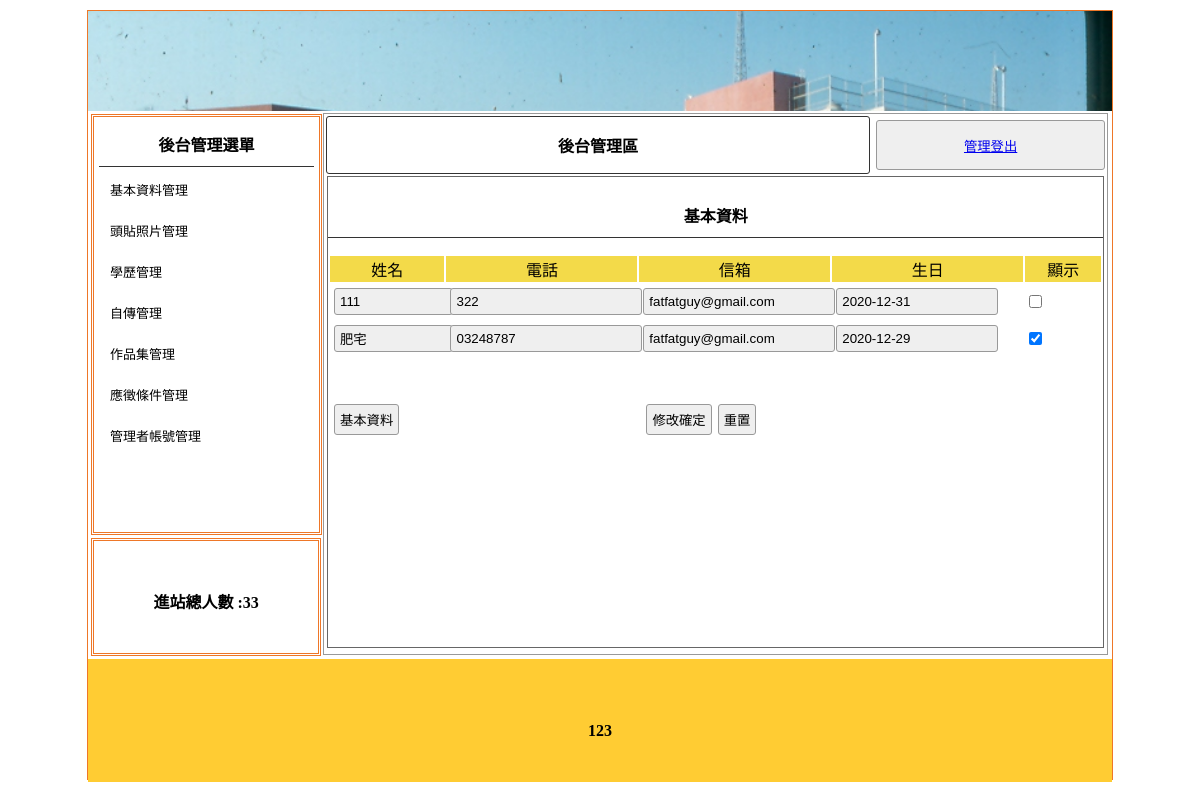
/backend.php?do=self, run on the app's committed database.
### tables this page shows
CREATE TABLE `title` (
  `id` int(11) UNSIGNED NOT NULL,
  `text` text NOT NULL,
  `img` text NOT NULL,
  `sh` int(1) NOT NULL
);

CREATE TABLE `total` (
  `id` int(11) UNSIGNED NOT NULL,
  `total` int(11) UNSIGNED NOT NULL
);

CREATE TABLE `self` (
  `id` int(11) UNSIGNED NOT NULL,
  `name` text NOT NULL,
  `tel` text NOT NULL,
  `email` text NOT NULL,
  `birth` date NOT NULL,
  `sh` int(1) NOT NULL
);

CREATE TABLE `bottom` (
  `id` int(11) UNSIGNED NOT NULL,
  `bottom` text NOT NULL
);

### base.php (called while the page is built, shortened)
<?php
$tstr=[
    'title'=>"網站標題管理",
    'ad'=>"動態文字管理",
    'mvim'=>"動畫圖片管理",
    'image'=>"校園映像圖片管理",
    'total'=>"進站人數管理",
    'bottom'=>"頁尾版權文字管理",
    'news'=>"最新管理",
    'admin'=>"管理者管理",
    'menu'=>"選單管理",
    'self'=>"基本資料",
    'hshot'=>"頭貼照片",
    'auto'=>"自傳內容",
    'edu'=>"學歷資料",
    'job'=>"求職條件",
    'job'=>"求職條件",
    'prof'=>"作品資料",
];
$addstr=[
    'title'=>"新增網站標題",
    'ad'=>"新增動態文字",
    'mvim'=>"新增動畫圖片",
    'image'=>"新增校園映像圖片",
    'total'=>"新增進站人數",
    'bottom'=>"新增頁尾版權文字",
    'news'=>"新增最新消息",
    'admin'=>"新增管理者",
    'menu'=>"新增選單",
    'self'=>"基本資料",
    'hshot'=>"頭貼照片",
    'auto'=>"自傳內容",
    'edu'=>"學歷資料",
    'job'=>"求職條件",
    'prof'=>"作品資料",
];
class DB{
    protected $table;
    protected $dsn="mysql:host=localhost;dbname=db88;charset=utf8";
    protected $pdo;
    function __construct($table){
        $this->table=$table;
        $this->pdo=new PDO($this->dsn,'root','');
    }
    function all(...$arg){
        $sql="select * from $this->table ";
        return $this->pdo->query($sql)->fetchAll();
    }
    function find($id){
        $sql="select * from $this->table ";
        if(is_array($id)){
            foreach($id as $key => $value){
                $tmp[]=sprintf("`%s`='%s'",$key,$value);
            }
            $sql .= " where ".implode(" && ",$tmp);
        }else{
            $sql .= " where `id`='$id'";
        }
        return $this->pdo->query($sql)->fetch(PDO::FETCH_ASSOC);
    }
}
$Title=new DB("title");
$Total=new DB("total");
$Bottom=new DB("bottom");
$Self=new DB("self");
?>

### backend.php (the view, shortened to what this page needs)
<?php include_once "base.php";?>
<!DOCTYPE html
    PUBLIC "-//W3C//DTD XHTML 1.0 Transitional//EN" "http://www.w3.org/TR/xhtml1/DTD/xhtml1-transitional.dtd">
<html xmlns="http://www.w3.org/1999/xhtml">
<head>
    <link href="./css/css.css" rel="stylesheet" type="text/css">
</head>
<body>
    <div id="main">
        <a title="<?=$Title->find(['sh'=>1])['text'];?>" href="index.php">
            <div class="ti" style="background:url(&#39;img/<?=$Title->find(['sh'=>1])['img'];?>&#39;); background-size:cover;"></div>
        </a>
        <div id="ms">
            <div id="lf" style="float:left;">
                <div id="menuput" class="dbor">
                    <span class="t botli">後台管理選單</span>
                    <a style="color:#000; font-size:13px; text-decoration:none;"
                        href="?do=self">
                        <div class="mainmu">
                           基本資料管理 </div>
                    </a>
                    <a style="color:#000; font-size:13px; text-decoration:none;" href="?do=hshot">
                        <div class="mainmu">
                            頭貼照片管理 </div>
                    </a>
                    <a style="color:#000; font-size:13px; text-decoration:none;" href="?do=edu">
                        <div class="mainmu">
                            學歷管理 </div>
                    </a>
                    <a style="color:#000; font-size:13px; text-decoration:none;" href="?do=auto">
                        <div class="mainmu">
                            自傳管理 </div>
                    </a>
                    <a style="color:#000; font-size:13px; text-decoration:none;" href="?do=prof">
                        <div class="mainmu">
                            作品集管理 </div>
                    </a>
                    <a style="color:#000; font-size:13px; text-decoration:none;" href="?do=job">
                        <div class="mainmu">
                            應徵條件管理 </div>
                    </a>
                    <a style="color:#000; font-size:13px; text-decoration:none;" href="?do=admin">
                        <div class="mainmu">
                            管理者帳號管理 </div>
                    </a>
                </div>
                <div class="dbor" style="margin:3px; width:95%; height:20%; line-height:100px;">
                    <span class="t">進站總人數 :<?=$Total->find(1)['total'];?> </span>
                </div>
            </div>
            <div class="di"
                style="height:540px; border:#999 1px solid; width:76.5%; margin:2px 0px 0px 0px; float:left; position:relative; left:20px;">
                <table width="100%">
                    <tbody>
                        <tr>
                            <td style="width:70%;font-weight:800; border:#333 1px solid; border-radius:3px;"
                                class="cent"><a href="?do=admin" style="color:#000; text-decoration:none;">後台管理區</a>
                            </td>
                            <td><button
                                    style="width:99%; margin-right:2px; height:50px;"> <a href="logout.php">管理登出</a> </button></td>
                        </tr>
                    </tbody>
                </table>
                <?php
                $do=(isset($_GET['do']))?$_GET['do']:'title';
                $file="./backend/".$do.".php";
                if(file_exists($file)){
                    include $file;
                }else{
                    include "./backend/title.php";
                }
                ?>
            </div>
        </div>
        <div
            style="width:1024px; left:0px; position:relative; background:#FC3; margin-top:4px; height:123px; display:block;">
            <span class="t" style="line-height:123px;"><?=$Bottom->find(1)['bottom'];?></span>
        </div>
    </div>
</body>
</html>

### backend/self.php (shortened to what this page needs)
<div style="width:99%; height:87%; margin:auto; overflow:auto; border:#666 1px solid;">
    <p class="t cent botli"><?=$tstr[$do];?></p>
    <form method="post" action="./api/edit.php">
        <table width="100%">
            <tbody>
                <tr class="yel">
                    <td width="15%">姓名</td>
                    <td width="25%">電話</td>
                    <td width="25%">信箱</td>
                    <td width="25%">生日</td>
                    <td width="10%">顯示</td>
                </tr>
                <?php
                $rows=$Self->all();
                foreach($rows as $row){
                ?>
                <tr>
                    <td ><input type="text" name="name[]" value="<?=$row['name'];?>"style="width:95%" ></td>
                    <td ><input type="text" name="tel[]" value="<?=$row['tel'];?>"style="width:95%"></td>
                    <td ><input type="text" name="email[]" value="<?=$row['email'];?>"style="width:95%"></td>
                    <td ><input type="text" name="birth[]" value="<?=$row['birth'];?>"></td>
                    <td ><input type="checkbox" name="sh[]" value="<?=$row['id'];?>" <?=($row['sh']==1)?'checked':'';?>></td>
                </tr>
                <?php
                    }
                ?>
            </tbody>
        </table>
        <table style="margin-top:40px; width:70%;">
            <tbody>
                <tr>
                    <td width="200px">
                     <input type="button"
                            onclick="op(&#39;#cover&#39;,&#39;#cvr&#39;,&#39;./modal/<?=$do;?>.php?table=<?=$do;?>&#39;)"
                            value="<?=$addstr[$do];?>"></td>
                    <td class="cent"><input type="submit" value="修改確定"><input type="reset" value="重置">
                    </td>
                </tr>
            </tbody>
        </table>
    </form>
</div>

### css/css.css (style rules this page uses)
body { padding:0px; margin:0px; }
#main { width:1024px; height:768px; margin:10px auto 10px auto; border:#EE7728 1px solid; position:relative; }
.ti { width:100%; height:100px; position:relative; background-size:cover; background-repeat:no-repeat; }
.dbor { border:#EE7728 double 3px; margin:1px; padding:2px 10px 2px 10px; }
.t { font-weight:800; display:block; text-align:center; padding:10px 1px 10px 1px; }
.botli { border-bottom:#333 1px solid; }
.mainmu { position:relative; border-radius:10px; background:url(../icon/menu.fw.png) center no-repeat; background-size:cover; line-height:30px; padding:2px 10px 2px 10px; margin:7px 1px 7px 1px; }
#lf { height:540px; width:21%; display:inline-block; }
#menuput { width:100%; height:75%; position:relative; padding:5px; display:block; margin: 3px; }
.di { display:inline-block; }
.cent { text-align:center; }
input,button { border:#999 1px solid; border-radius:3px; background:#EFEFEF; padding:5px; margin:3px; }
input[type=text],input[type=password] { width:150px; }
.yel td { background:#F3DA49; text-align:center; }

### data on the page
title: img (picture)
total: total "33"
self: name "111", tel "322", email "fatfatguy@gmail.com", birth "2020-12-31"
self: name "肥宅", tel "03248787", email "fatfatguy@gmail.com", birth "2020-12-29", sh "☑"
bottom: bottom "123"

### other printed values
$tstr[$do] "基本資料"
